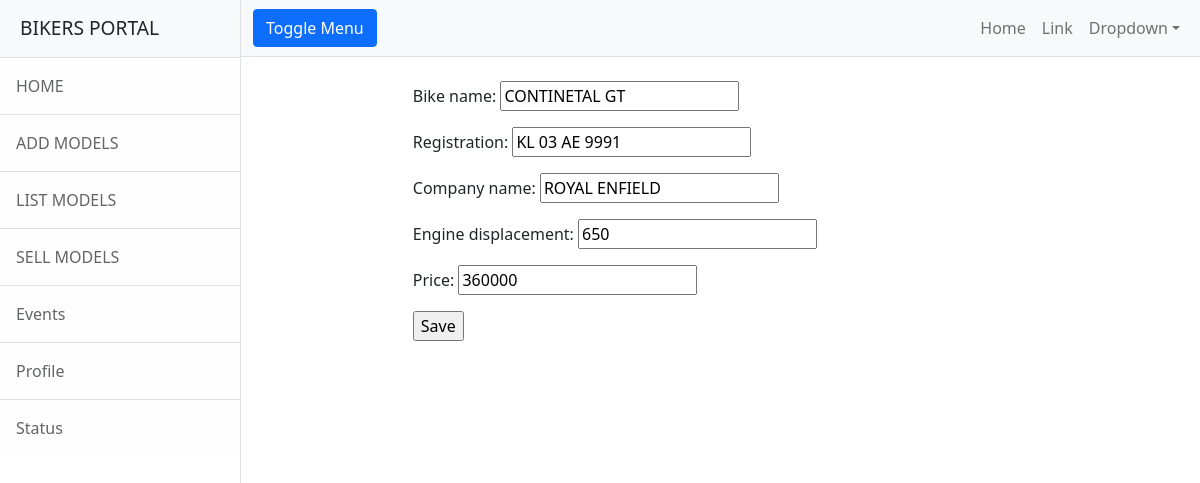
Page /bikeapp/bikes/edit/4 on the committed database.
### bikeapp/models.py (models this page shows, shortened)
class Bikes(models.Model):
    bike_name=models.CharField(max_length=120)
    registration=models.CharField(max_length=150)
    company_name=models.CharField(max_length=120)
    engine_displacement=models.PositiveIntegerField()
    price=models.PositiveIntegerField()

### bikeapp/views.py (the view)
# urls.py: path('bikes/edit/<int:id>',views.EditBikeView.as_view(),name='edit'),
class EditBikeView(UpdateView):
    model = Bikes
    form_class = BikeForm
    template_name = "bk-edit.html"
    success_url = reverse_lazy('listbike')
    pk_url_kwarg = "id"

### bikeapp/forms.py
class BikeForm(forms.ModelForm):
    class Meta:
        model=Bikes
        fields = "__all__"

### bikeapp/templates/bk-edit.html (shortened to what this page needs)
{%extends 'base.html'%}
{%block body_block%}
<div class="row">
    <div class="col-2"></div>
    <div class="col-8">
        <form action="" method="post">
            {{form.as_p}}
            <input type="SUBMIT" value="Save">
        </form>
    </div>
    <div class="col-2"></div>
</div>
{%endblock%}

### rows in the picture
Bikes: bike_name "CONTINETAL GT", registration "KL 03 AE 9991", company_name "ROYAL ENFIELD", engine_displacement "650", price "360000"
